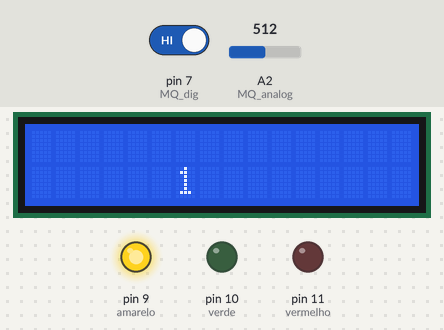
Bench run of a sketch on a simulated Arduino Uno, built with avr-gcc and run on an emulated ATmega328P. Parts: 16×2 character LCD, output pins drawn as LEDs (lit = HIGH). The test bench sets the inputs (shaded band); at power-on: pin 7 (MQ_dig) HIGH, A2 (MQ_analog) = 512.

Above: at 1.2 s.
1.3 s: pin 7 (MQ_dig) driven LOW
At 21.8 s:
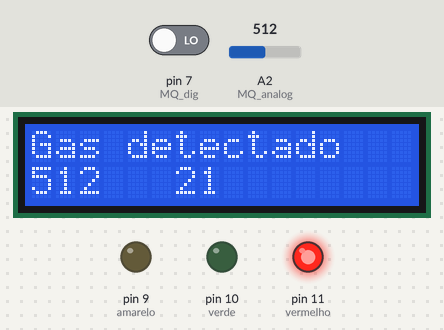
23.3 s: pin 7 (MQ_dig) driven HIGH
At 24.8 s:
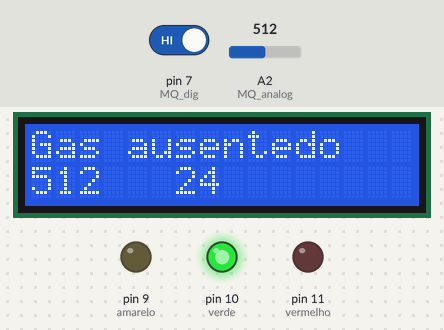
27.5 s: A2 (MQ_analog) set to 716
At 28.8 s:
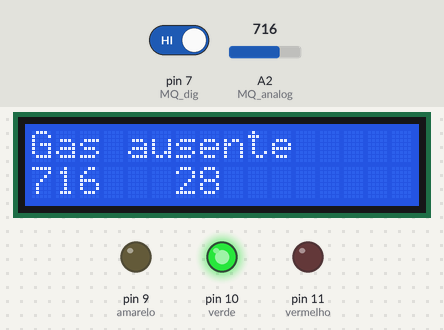
29.0 s: A2 (MQ_analog) set to 900
At 29.5 s:
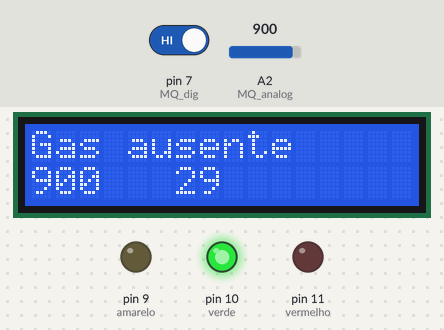
30.5 s: A2 (MQ_analog) set to 1023
At 31.5 s:
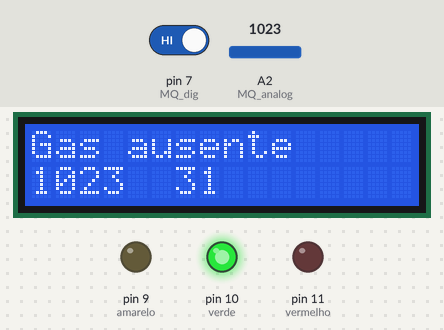
Timing chart, 0 to 33.0 s (numbered marks = the images above; inputs shaded):
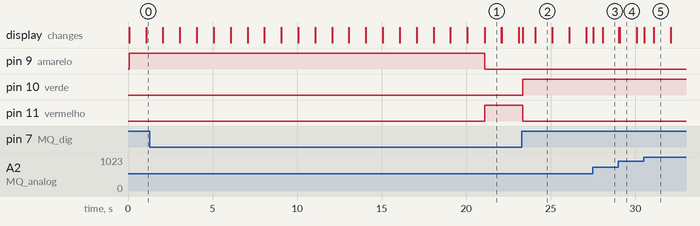

Measured:
- after the input at 1.3 s, pin 10 (verde): stays LOW (without the input it goes to HIGH after 19.8 s); pin 11 (vermelho): LOW → HIGH after 19.8 s; the display: first differs from a run without the input after 19.8 s (image 1)
- after the input at 23.3 s, pin 10 (verde): LOW → HIGH at once; pin 11 (vermelho): HIGH → LOW at once; the display: first changes at once (image 2 shows a later state)
- after the input at 27.5 s, the display: first changes at once (image 3 shows a later state)
- what the display in image 1 shows lasts 1.0 s, from 21.1 s to 22.1 s

The sketch:

testMillis.ino
```cpp
#define MQ_analog A2
#define MQ_dig 7
#include <Wire.h>
#include <LiquidCrystal_I2C.h>

int valor_analog;
int valor_dig;

/*
 * SDA = A4
 * SCL = A5
 *
 *
 *
 */


LiquidCrystal_I2C lcd(0x27,2,1,0,4,5,6,7,3, POSITIVE);

/*const int azul = 9;
const int verde = 10;
const int vermelho = 11;

//Funções responsáveis por executar o brilho selecionado
/*void vermelhoFuncao(){
  digitalWrite(azul, LOW);
  digitalWrite(verde, LOW);
  digitalWrite(vermelho, HIGH);
}
void azulFuncao(){
  digitalWrite(azul, HIGH);
  digitalWrite(verde, LOW);
  digitalWrite(vermelho, LOW);
}
void verdeFuncao(){
  digitalWrite(azul, LOW);
  digitalWrite(verde, HIGH);
  digitalWrite(vermelho, LOW);
}
void amareloFuncao(){
  analogWrite(azul, 0);
  analogWrite(verde, 50);
  analogWrite(vermelho, 255);
}
void roxoFuncao(){
  analogWrite(azul, 207);
  analogWrite(verde, 0);
  analogWrite(vermelho, 255);
}
void brancoFuncao(){
  digitalWrite(azul, HIGH);
  digitalWrite(verde, HIGH);
  digitalWrite(vermelho, HIGH);
}*/

const int amarelo = 9;
const int verde = 10;
const int vermelho = 11;

void vermelhoFuncao(){
  digitalWrite(amarelo, LOW);
  digitalWrite(verde, LOW);
  digitalWrite(vermelho, HIGH);
}
void amareloFuncao(){
  digitalWrite(amarelo, HIGH);
  digitalWrite(verde, LOW);
  digitalWrite(vermelho, LOW);
}
void verdeFuncao(){
  digitalWrite(amarelo, LOW);
  digitalWrite(verde, HIGH);
  digitalWrite(vermelho, LOW);
}
unsigned long initTime = 0,actTime;
void setup() {
    pinMode(amarelo,OUTPUT);
    pinMode(verde,OUTPUT);
    pinMode(vermelho,OUTPUT);
    lcd.begin (16,2); // ou 20,4 se for o display 20x4
    //lcd.backlight();            // Ligando o BackLight do LCD
    initTime = millis();
}

void loop() {
    valor_analog = analogRead(MQ_analog);
    valor_dig = digitalRead(MQ_dig);

    actTime = millis();
    lcd.setCursor(6,1);
    lcd.print((actTime-initTime)/1000);

    //Serial.print(valor_analog);
    //Serial.print(" || ");
    if(((actTime-initTime)/1000)<=(20)) amareloFuncao();
    else{
      if(valor_dig == 0){
          lcd.setCursor(0,0);
          lcd.print("Gas detectado");
          lcd.setCursor(0,1);
          lcd.print(valor_analog);
          vermelhoFuncao();
      }
      else{
          //Serial.println("");
          lcd.setCursor(0,0);
          lcd.print("Gas ausente");
          lcd.setCursor(0,1);
          lcd.print(valor_analog);
          verdeFuncao();
      }
    }

    if((actTime-initTime)%1000==0) lcd.clear();

}
/*
 * https://www.fernandok.com/2017/12/arduino-e-esp8266-com-display-i2c-lcd.html
 * https://portal.vidadesilicio.com.br/sensor-de-gas-mq-135/
 *
 * MQ-135:
 * https://img.filipeflop.com/files/download/Sensor_de_gas_MQ-135.pdf
 *
 */
```
